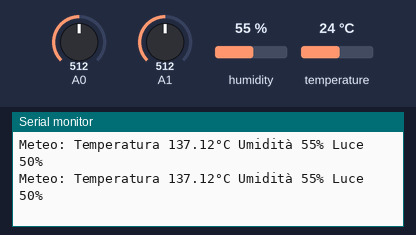
Simulated run of this sketch. Board: Arduino Uno, built with avr-gcc and run on an emulated ATmega328P. Shown: the last lines printed to the serial monitor. Inputs (shaded band) come from the test bench; at power-on: humidity 55 %, A0 = 512, A1 = 512, temperature 24 °C.

Above: at 2.8 s.
2.9 s: humidity set to 22 %
At 5.0 s:
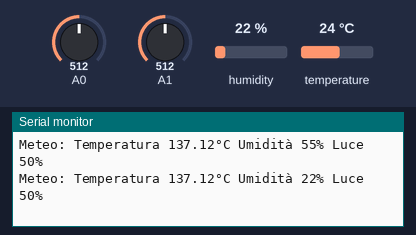
5.6 s: A0 set to 716
At 7.4 s:
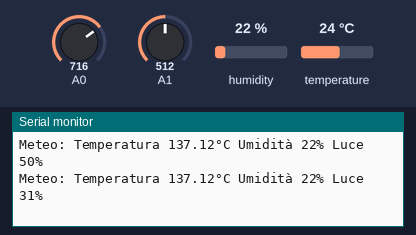
8.3 s: A1 set to 716
At 10.8 s:
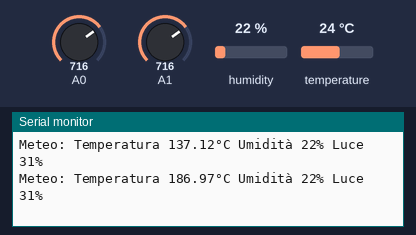
11.0 s: temperature set to 12 °C
At 13.4 s:
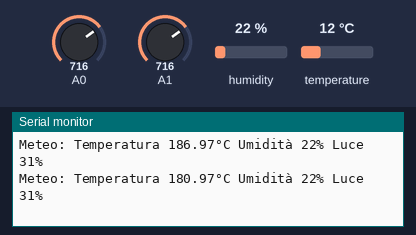
13.7 s: A0 set to 992
At 14.7 s:
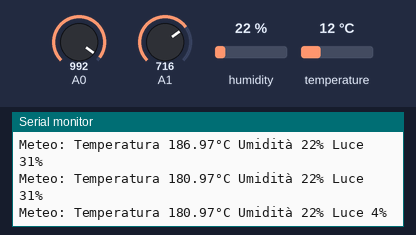
16.4 s: A1 set to 992
At 19.6 s:
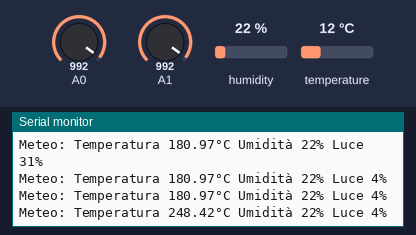
Timing chart, 0 to 20.1 s (numbered marks = the images above; inputs shaded):
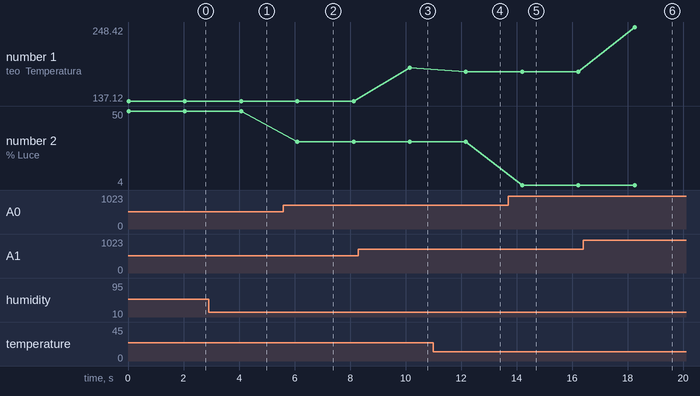

The sketch:

code_8.ino
```cpp
#include "DHT.h"
#define DHTPIN 2
#define DHTTYPE DHT11

DHT dht(DHTPIN, DHTTYPE);

String terminal;

void setup() {
  Serial.begin(9600);

  dht.begin();
}

void loop() {

  int sensor1 = analogRead(A0);
  int luce = map (sensor1, 0, 1023, 100, 0);

  int sensor2 = analogRead(A1);
  float t1 = sensor2 * 0.48875;

  int h = dht.readHumidity();
  int t2 = dht.readTemperature();

  float tmed = (t1 + t2) / 2;


  terminal = "Meteo: ";
  terminal += "Temperatura " + String (tmed) + "°C ";
  terminal += "Umidità " + String (h) + "% ";
  terminal += "Luce " + String (luce) + "%";

  Serial.println (terminal);

  delay(2000);

}
```

Measured:
- after the input at 2.9 s, the serial monitor: prints a new line after 1.2 s (image 1)
- after the input at 5.6 s, the serial monitor: prints a new line after 0.50 s (image 2)
- after the input at 8.3 s, the serial monitor: prints a new line after 1.8 s (image 3)
- after the input at 11.0 s, the serial monitor: prints a new line after 1.2 s (image 4)
- after the input at 13.7 s, the serial monitor: prints a new line after 0.50 s (image 5)
- after the input at 16.4 s, the serial monitor: prints a new line after 1.8 s (image 6)
- plotted number 1: 137.12 → 186.97 after the input at 8.3 s, 186.97 → 180.97 after the input at 11.0 s, 180.97 → 248.42 after the input at 16.4 s
- plotted number 2: 50 → 31 after the input at 5.6 s, 31 → 4 after the input at 13.7 s
